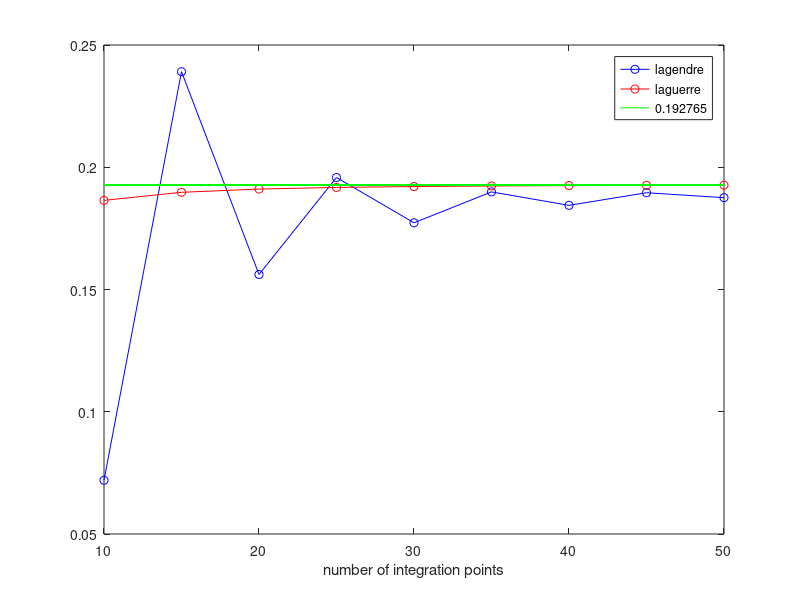

Reproduce this figure in MATLAB.
sum_laguerre =[0.186457,0.189759,0.191081,0.19174,0.192113,0.192343,0.192493,0.192595,0.192667]; 
sum_lagendre = [0.0719797,0.239088,0.156139,0.195817,0.177283,0.189923,0.184417,0.189586,0.18756];
length(sum_laguerre);
n = linspace(10,50,9);
result = ones(length(n))*(5*pi*pi/(16*16));

plot(n,sum_lagendre,'b-o')
hold on
plot(n,sum_laguerre,'r-o')
plot(n,result,'g')
legend('lagendre','laguerre','0.192765')
xlabel('number of integration points')
hold off